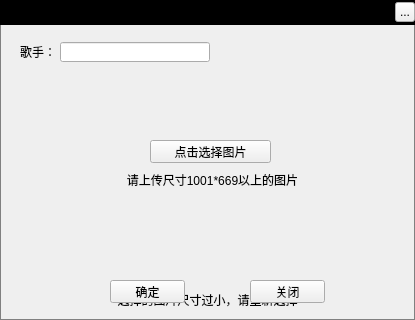
<?xml version="1.0" encoding="UTF-8"?>
<ui version="4.0">
 <class>MusicLrcArtPhotoUpload</class>
 <widget class="QWidget" name="MusicLrcArtPhotoUpload">
  <property name="geometry">
   <rect>
    <x>0</x>
    <y>0</y>
    <width>415</width>
    <height>320</height>
   </rect>
  </property>
  <property name="windowTitle">
   <string>Form</string>
  </property>
  <property name="styleSheet">
   <string notr="true">#MusicLrcArtPhotoUpload{border:1px solid gray}</string>
  </property>
  <widget class="QLabel" name="topTitleBar">
   <property name="geometry">
    <rect>
     <x>0</x>
     <y>0</y>
     <width>415</width>
     <height>25</height>
    </rect>
   </property>
   <property name="styleSheet">
    <string notr="true">background:black</string>
   </property>
   <property name="text">
    <string/>
   </property>
  </widget>
  <widget class="QLabel" name="topTitleName">
   <property name="geometry">
    <rect>
     <x>10</x>
     <y>0</y>
     <width>71</width>
     <height>25</height>
    </rect>
   </property>
   <property name="styleSheet">
    <string notr="true">color:&quot;#FFFFFF&quot;;font-weight:bold</string>
   </property>
   <property name="text">
    <string>歌词搜索</string>
   </property>
  </widget>
  <widget class="QToolButton" name="topTitleCloseButton">
   <property name="geometry">
    <rect>
     <x>395</x>
     <y>2</y>
     <width>20</width>
     <height>20</height>
    </rect>
   </property>
   <property name="text">
    <string>...</string>
   </property>
  </widget>
  <widget class="QLabel" name="artNameLabel">
   <property name="geometry">
    <rect>
     <x>20</x>
     <y>42</y>
     <width>31</width>
     <height>20</height>
    </rect>
   </property>
   <property name="text">
    <string>歌手：</string>
   </property>
  </widget>
  <widget class="QLineEdit" name="artSearchEdit">
   <property name="geometry">
    <rect>
     <x>60</x>
     <y>42</y>
     <width>150</width>
     <height>20</height>
    </rect>
   </property>
  </widget>
  <widget class="QLabel" name="stateLabel">
   <property name="geometry">
    <rect>
     <x>2</x>
     <y>285</y>
     <width>411</width>
     <height>30</height>
    </rect>
   </property>
   <property name="styleSheet">
    <string notr="true"/>
   </property>
   <property name="text">
    <string>选择的图片尺寸过小，请重新选择</string>
   </property>
   <property name="alignment">
    <set>Qt::AlignCenter</set>
   </property>
  </widget>
  <widget class="QPushButton" name="uploadButton">
   <property name="geometry">
    <rect>
     <x>110</x>
     <y>280</y>
     <width>75</width>
     <height>23</height>
    </rect>
   </property>
   <property name="text">
    <string>确定</string>
   </property>
  </widget>
  <widget class="QPushButton" name="closeButton">
   <property name="geometry">
    <rect>
     <x>250</x>
     <y>280</y>
     <width>75</width>
     <height>23</height>
    </rect>
   </property>
   <property name="text">
    <string>关闭</string>
   </property>
  </widget>
  <widget class="MusicLrcArtPhotoLabel" name="imageLabel" native="true">
   <property name="geometry">
    <rect>
     <x>40</x>
     <y>80</y>
     <width>341</width>
     <height>191</height>
    </rect>
   </property>
  </widget>
  <widget class="QPushButton" name="selectButton">
   <property name="geometry">
    <rect>
     <x>150</x>
     <y>140</y>
     <width>121</width>
     <height>23</height>
    </rect>
   </property>
   <property name="text">
    <string>点击选择图片</string>
   </property>
  </widget>
  <widget class="QLabel" name="introduceLabel">
   <property name="geometry">
    <rect>
     <x>117</x>
     <y>170</y>
     <width>191</width>
     <height>20</height>
    </rect>
   </property>
   <property name="text">
    <string>请上传尺寸1001*669以上的图片</string>
   </property>
   <property name="alignment">
    <set>Qt::AlignCenter</set>
   </property>
  </widget>
 </widget>
 <customwidgets>
  <customwidget>
   <class>MusicLrcArtPhotoLabel</class>
   <extends>QWidget</extends>
   <header location="global">lrcmanager/musiclrcartphotolabel.h</header>
   <container>1</container>
  </customwidget>
 </customwidgets>
 <resources/>
 <connections/>
</ui>
